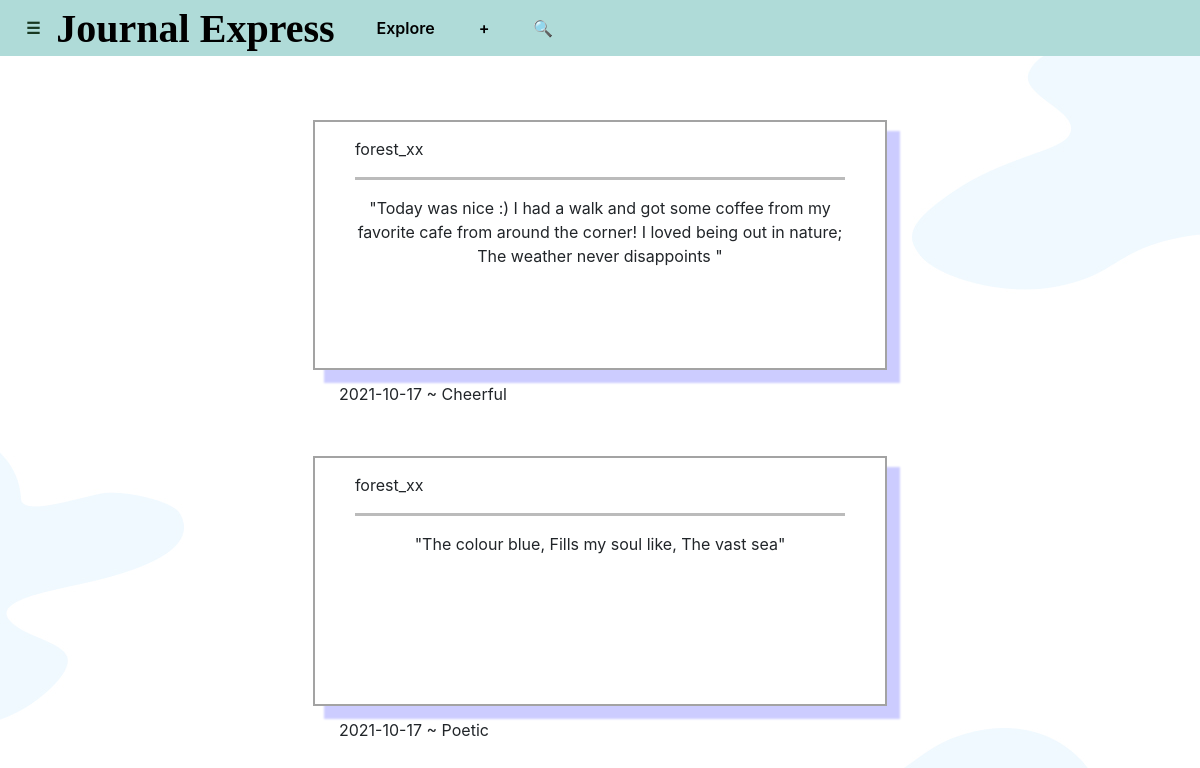
Screenshot of / (signed in) with the database file from the repository.
### tables this page shows
CREATE TABLE journals(id INTEGER, user_id INTEGER, user TEXT NOT NULL, journal TEXT NOT NULL, genre TEXT NOT NULL, date SMALLDATETIME, PRIMARY KEY(id), FOREIGN KEY(user_id) REFERENCES users(id));

### application.py (the view)
@app.route("/", methods=["POST", "GET"])
def index():
    if "user_id" in session:
        feed = db.execute("SELECT * FROM journals WHERE user_id IN (SELECT follow_user_id FROM follows WHERE profile_user_id = ?) OR user_id = ?", session["user_id"], session["user_id"])
        if not feed:
            return render_template("index.html", message="Huh? Quite empty in here. Follow some other users to listen to what they have to say or check out the rest of the community at the explore page!")
        return render_template("index.html", feed=reversed(feed))
    else:
        return redirect("/login")

### templates/index.html (shortened to what this page needs)
{% extends "layout.html" %}
{% block main %}
    {% for posts in feed %}
        <div class="post">
            <p>
                {{ posts.user }}
            </p>
            <hr style="border-top:3px solid #bbb">
            <p style="text-align:center">
                "{{ posts.journal }}"
            </p>
        </div>
        <p style="margin: 12px 0 50px 25%">{{ posts.date }} ~ {{ posts.genre }}</p>
    {% endfor %}
{% endblock %}

### static/styles.css (style rules this page uses)
.post { min-height: 250px; width: 55%; margin: 0 auto; border: 2px solid #a3a3a3; padding: 15px 40px; box-shadow: 12px 12px 2px 1px rgba(0, 0, 255, .2); }

### rows the page displays
journals: user "forest_xx", journal "Today was nice :) I had a walk and got some coffee from my favorite cafe from around the corner! I loved being out in nature; The weather never disappoints", date "2021-10-17", genre "Cheerful"
journals: user "forest_xx", journal "The colour blue, Fills my soul like, The vast sea", date "2021-10-17", genre "Poetic"
